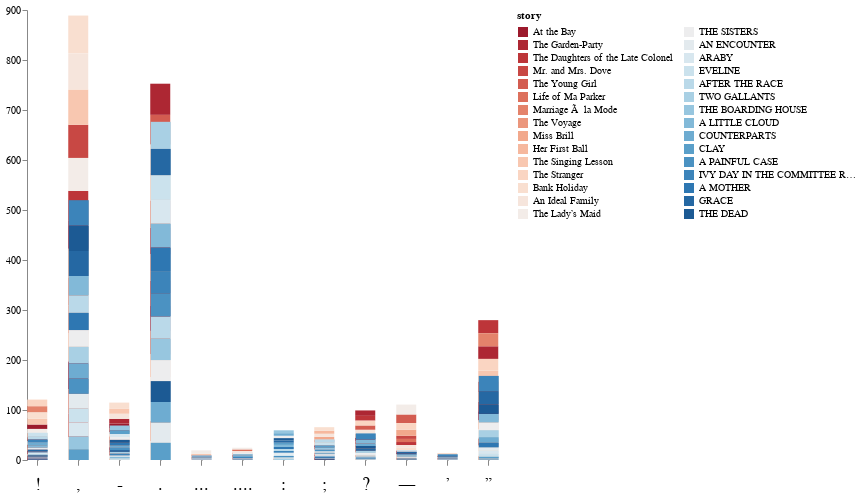

Here is the notebook cell this chart was saved with:
### Code cell
# plot stacked bar chart
chart = alt.Chart(punctDFlong).mark_bar(size=20).encode(

    # tell Altair which field to use as Y values and how to calculate
    x=alt.X('author:N', 
            title=None, 
            axis=alt.Axis(labels=False),
            sort=alt.EncodingSortField(op='sum', 
                                       field='mansfield', 
                                       order = 'descending')),

    # tell Altair which field to group columns on
    y=alt.Y('sum(value):Q',
        axis=alt.Axis(
            grid=False,
            title=None)),

    # tell Altair which field to use to use as the set of columns to be  
    #represented in each group
    column=alt.Column('variable:N', 
                      title=None, 
                      header=alt.Header(labelOrient='bottom', 
                                        labelFontSize = 18)),

    order=alt.Order(
      # Sort the segments of the bars by this field
      'value',
      sort='ascending'),

    # tell Altair which field to use for color segmentation 
    color=alt.Color('story:N', 
                    legend=alt.Legend(columns=2),
                    sort=alt.EncodingSortField('author', 
                                               order='descending')),
    
    # hover over stories to see the title
    tooltip=[alt.Tooltip('story:N'), 
             alt.Tooltip('value:N', format=",.2f")]
    )\
    .configure_view(
        # remove grid lines around column clusters
        strokeOpacity=0    
    ).configure_range(
        category = {'scheme': 'redblue'}
    ).properties(
    width=0,
    height=450
)
  
chart

### Figure 1 — Vega-Lite specification as saved in the notebook (floating-point values rounded to 4 significant figures; data arrays with more than 128 entries replaced by an {"elided": "..."} marker saying what was removed)
{"config": {"view": {"continuousWidth": 400, "continuousHeight": 300, "strokeOpacity": 0}, "range": {"category": {"scheme": "redblue"}}}, "data": {"name": "data-be18cdaef5926be5a5207eea2b829b28"}, "mark": {"type": "bar", "size": 20}, "encoding": {"color": {"type": "nominal", "field": "story", "legend": {"columns": 2}, "sort": {"field": "author", "order": "descending"}}, "column": {"type": "nominal", "field": "variable", "header": {"labelFontSize": 18, "labelOrient": "bottom"}, "title": null}, "order": {"type": "quantitative", "field": "value", "sort": "ascending"}, "tooltip": [{"type": "nominal", "field": "story"}, {"type": "nominal", "field": "value", "format": ",.2f"}], "x": {"type": "nominal", "axis": {"labels": false}, "field": "author", "sort": {"field": "mansfield", "op": "sum", "order": "descending"}, "title": null}, "y": {"type": "quantitative", "aggregate": "sum", "axis": {"grid": false, "title": null}, "field": "value"}}, "height": 450, "width": 0, "$schema": "https://vega.github.io/schema/vega-lite/v4.8.1.json", "datasets": {"data-be18cdaef5926be5a5207eea2b829b28": {"elided": "360 records"}}}
